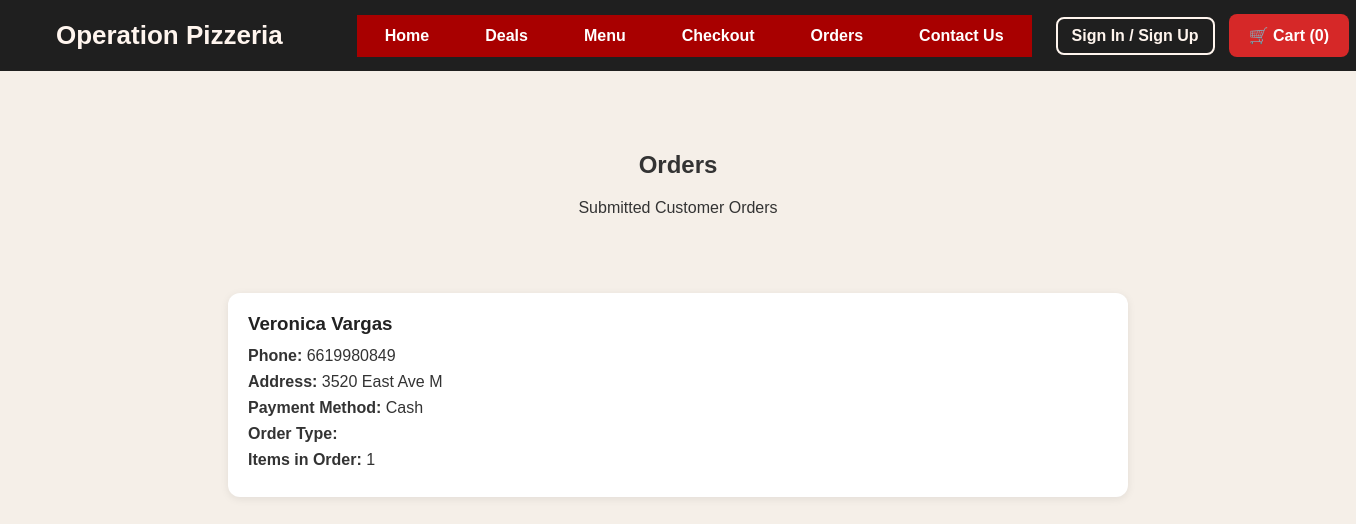
Page /orders on the earlier database version.
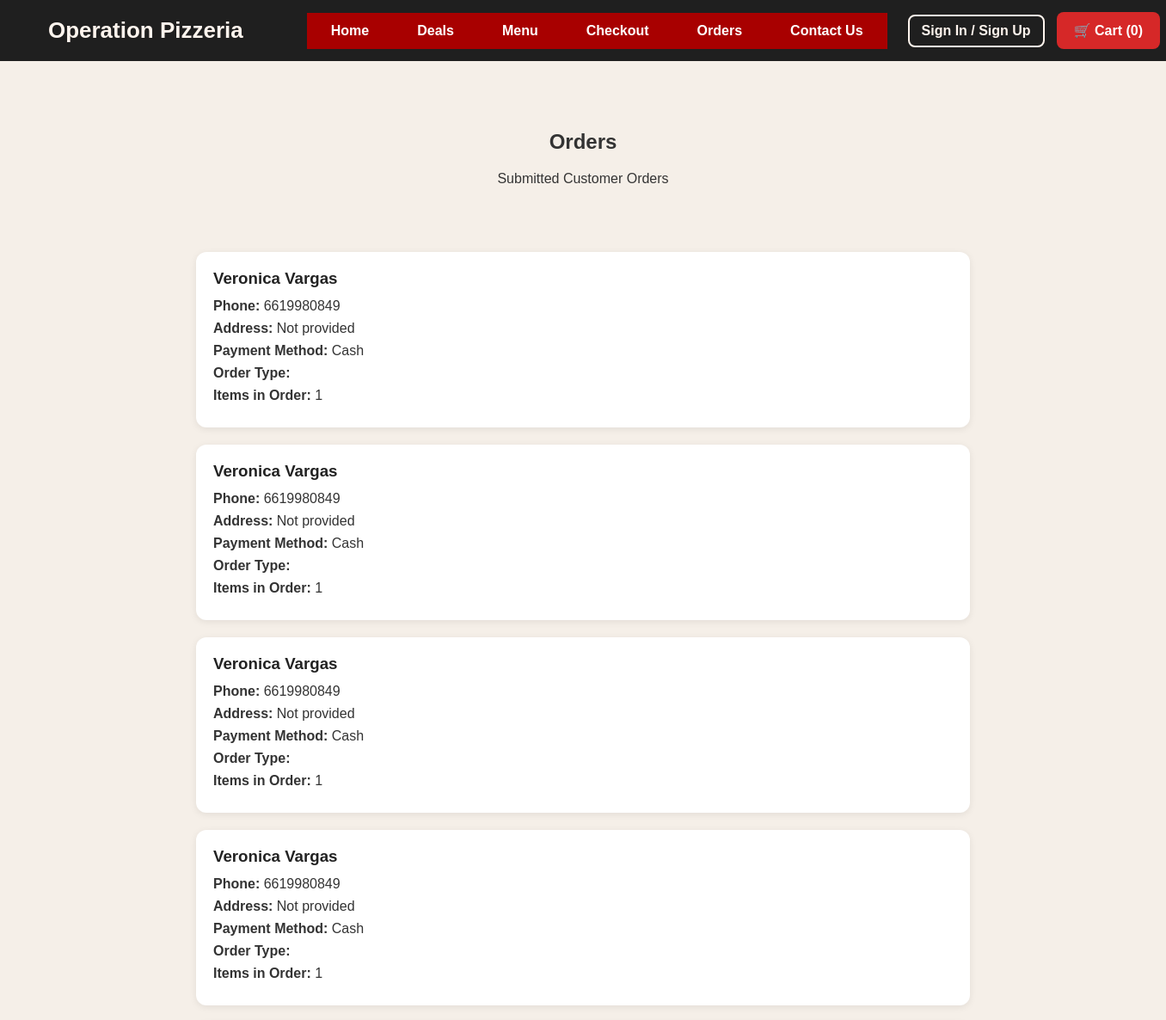
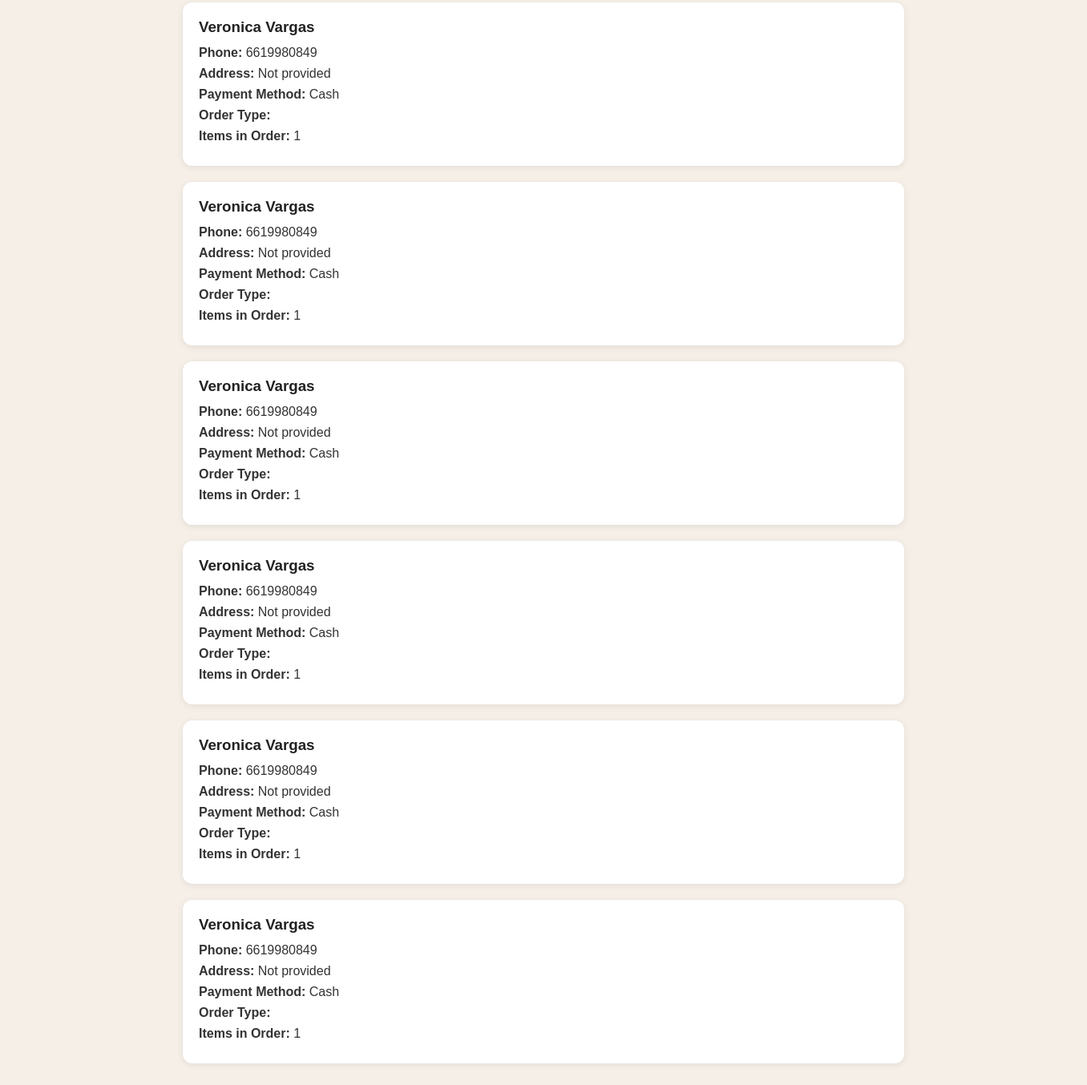
Same page on the later database version (2 pictures, top to bottom).
### tables this page shows
CREATE TABLE orders (
        order_id INTEGER PRIMARY KEY AUTOINCREMENT,
        customer_name TEXT NOT NULL,
        phone TEXT NOT NULL,
        pizza_type TEXT NOT NULL,
        pizza_size TEXT NOT NULL,
        quantity INTEGER NOT NULL,
        address TEXT NOT NULL,
        payment_method TEXT NOT NULL,
        delivery_type TEXT NOT NULL
    );

### app.py (the view)
@app.route("/orders")
def orders():
    conn = get_db_connection()
    orders = conn.execute("SELECT * FROM orders").fetchall()
    conn.close()
    return render_template(
        "orders.html",
        orders=orders,
        cart_count=get_cart_count()
    )

### app.py (called while the page is built, shortened)
def get_db_connection():
    conn = sqlite3.connect("pizzeria.db")
    conn.row_factory = sqlite3.Row
    return conn

@app.before_request
def load_logged_in_user():
    user_id = session.get("user_id")
    if user_id is None:
        g.user = None

def get_cart_count():
    cart = session.get("cart", [])
    return len(cart)

### templates/orders.html
{% extends "base.html" %}
{% block content %}
    <main class="hero">
        <h2>Orders</h2>
        <p>Submitted Customer Orders</p>
    </main>
    <section class="orders-list">
        {% if orders %}
            {% for order in orders %}
                <div class="order-card">
                    <h3>{{ order.customer_name|title }}</h3>
                    <p><strong>Phone:</strong> {{ order.phone }}</p>
                    {% if order.order_type != "carryout" %}
                        <p><strong>Address:</strong> {{ order.address or "Not provided" }}</p>
                    {% endif %}
                    <p><strong>Payment Method:</strong> {{ order.payment_method|title }}</p>
                    <p><strong>Order Type:</strong> {{ order.order_type|title }}</p>
                    <p><strong>Items in Order:</strong> {{ order.quantity }}</p>
                </div>
            {% endfor %}
        {% else %}
            <div class="order-card">
                <p>No orders have been submitted yet.</p>
            </div>
        {% endif %}
    </section>
{% endblock %}

### templates/base.html (shortened to what this page needs)
<!DOCTYPE html>
<html lang="en">
<head>
    <link rel="stylesheet" href="{{ url_for('static', filename='style.css') }}">
</head>
<body>
<header class="top-header">
    <div class="container">
        <a href="/" class="logo">Operation Pizzeria</a>
        {% if not g.user or g.user["role"] != "admin" %}
        <nav class="main-nav">
            <a href="/">Home</a>
            <a href="/deals">Deals</a>
            <a href="/menu">Menu</a>
            <a href="/order">Checkout</a>
            <a href="/orders">Orders</a>
            <a href="/contact">Contact Us</a>
        </nav>
        {% endif %}
        <div class="nav-right">
            <div class="account-links">
    {% if g.user %}
        {% if g.user["role"] == "admin" %}
            <a href="{{ url_for('admin_dashboard') }}" class="auth-link">Admin Dashboard</a>
        {% else %}
            <a href="{{ url_for('customer_dashboard') }}" class="auth-link">My Account</a>
        {% endif %}
        <a href="{{ url_for('logout') }}" class="auth-link logout">Logout</a>
    {% else %}
        <a href="{{ url_for('login') }}" class="auth-link">Sign In / Sign Up</a>
    {% endif %}
    {% if not g.user or g.user["role"] != "admin" %}
        <a href="{{ url_for('cart') }}" class="cart-button">
            🛒 Cart ({{ cart_count|default(0) }})
        </a>
    {% endif %}
</div>
        </div>
    </div>
</header>
{% block content %}{% endblock %}
</body>
</html>

### static/style.css (style rules this page uses)
body { font-family: Arial, sans-serif; margin: 0; background-color: #f5efe8; color: #333; }
html { overflow-y: scroll; }
.container { width: 96%; max-width: 1400px; margin: 0 auto; }
.top-header { background-color: #1f1f1f; padding: 14px 30px; }
.top-header .container { display: flex; align-items: center; justify-content: space-between; gap: 24px; flex-wrap: nowrap; }
.main-nav { display: flex; align-items: center; gap: 0; flex-wrap: nowrap; }
.logo { text-decoration: none; color: #fff5ee; font-size: 26px; font-weight: bold; white-space: nowrap; margin-right: 50px; transition: color 0.25s ease; }
.main-nav { display: flex; gap: 0; flex-wrap: nowrap; }
.main-nav a { background-color: #a80000; color: white; text-decoration: none; padding: 12px 28px; font-weight: bold; white-space: nowrap; }
.nav-right { display: flex; align-items: center; gap: 18px; margin-left: auto; flex-wrap: nowrap; }
.nav-right a { text-decoration: none; white-space: nowrap; transition: all 0.25s ease; }
.account-links { display: flex; align-items: center; gap: 14px; }
.auth-link { color: #fff5ee !important; background-color: transparent; border: 2px solid #fff5ee; border-radius: 8px; padding: 8px 14px; font-weight: 600; }
.cart-button { background-color: #e52b23; color: #ffffff !important; padding: 10px 18px; border-radius: 8px; font-weight: 700; }
.cart-button { background-color: #d62828; color: white; text-decoration: none; padding: 12px 20px; border-radius: 8px; font-weight: bold; }
.hero { text-align: center; padding: 60px 20px 30px; }
.orders-list { max-width: 900px; margin: 30px auto; padding: 0 20px; }
.order-card { background-color: white; padding: 20px; margin-bottom: 20px; border-radius: 12px; box-shadow: 0 2px 8px rgba(0, 0, 0, 0.08); }
.order-card h3 { margin-top: 0; margin-bottom: 12px; color: #222; }
.order-card p { margin: 8px 0; color: #333; font-size: 16px; }

Differences in the rows shown:
changed orders (number 1 of 10 on the later page): address "3520 East Ave M" → "Not provided"
added orders: customer_name "Veronica Vargas", phone "6619980849", address "Not provided", payment_method "Cash", quantity "1"
added orders: customer_name "Veronica Vargas", phone "6619980849", address "Not provided", payment_method "Cash", quantity "1"
added orders: customer_name "Veronica Vargas", phone "6619980849", address "Not provided", payment_method "Cash", quantity "1"
added orders: customer_name "Veronica Vargas", phone "6619980849", address "Not provided", payment_method "Cash", quantity "1"
added orders: customer_name "Veronica Vargas", phone "6619980849", address "Not provided", payment_method "Cash", quantity "1"
added orders: customer_name "Veronica Vargas", phone "6619980849", address "Not provided", payment_method "Cash", quantity "1"
added orders: customer_name "Veronica Vargas", phone "6619980849", address "Not provided", payment_method "Cash", quantity "1"
added orders: customer_name "Veronica Vargas", phone "6619980849", address "Not provided", payment_method "Cash", quantity "1"
added orders: customer_name "Veronica Vargas", phone "6619980849", address "Not provided", payment_method "Cash", quantity "1"
